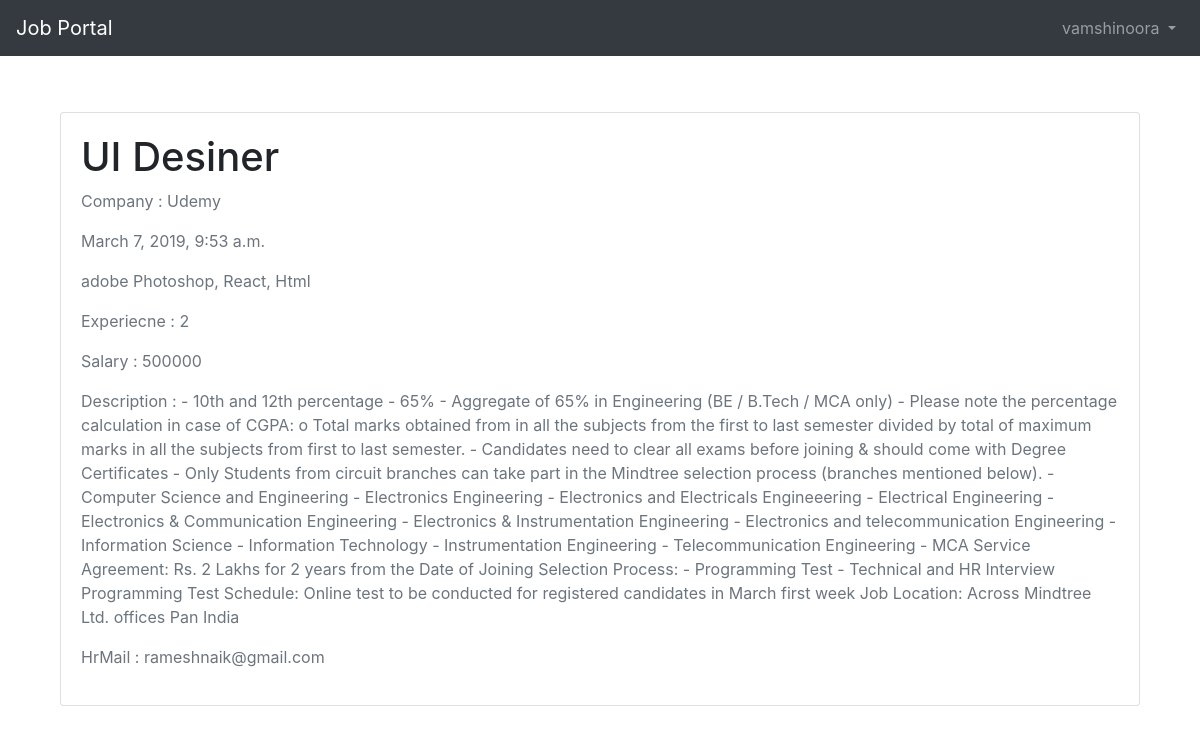
Page /jobs/detail/1/ (signed in) on the committed database.
### users/models.py (models this page shows)
class CustomUser(AbstractUser):
    passing_year = models.PositiveIntegerField(default=2019)

### jobslist/models.py (models this page shows, shortened)
class JobsModel(models.Model):
    JobTitle = models.CharField(max_length=50, null=False, blank=False)
    Company = models.CharField(max_length=20, null=False, blank=False)
    DateAdded = models.DateTimeField(auto_now=True)
    Requirements = models.CharField(max_length=50, null=False, blank=False)
    Experiecne = models.IntegerField(default=0,
                                     validators=[MinValueValidator(0), MaxValueValidator(4)])
    Salary = models.IntegerField(default=150000,
                                 validators=[MinValueValidator(150000), MaxValueValidator(1300000)])
    Description = models.TextField()
    HrMail = models.EmailField(max_length=30)

### jobslist/views.py (the view)
# urls.py: path('jobs/detail/<int:pk>/', JobDetailView.as_view(), name='jbdetail'),
class JobDetailView(LoginRequiredMixin, DetailView):
    login_url = '/users/login/'
    redirect_field_name = 'login'
    model = JobsModel
    template_name = 'jbdetail.html'

### templates/jbdetail.html (shortened to what this page needs)
{% extends 'base.html' %}
{% block content %}
<div class="container"><span><h1>&nbsp;</h1></span></div>
<div class="container" >
  <div class="card bg-#eee text-white">
  <div class="card-body">
<h1 class="text-body">{{jobsmodel.JobTitle }}</h1>
      <p class="text-muted"> Company : {{jobsmodel.Company}} </p>
<p class="text-muted"><span>{{ jobsmodel.DateAdded }}</span></p>
<p class="text-muted">{{  jobsmodel.Requirements}}</p>
<p class="text-muted"> Experiecne : {{jobsmodel.Experiecne}} </p>
      <p class="text-muted"> Salary : {{jobsmodel.Salary}} </p>
      <p class="text-muted"> Description : {{jobsmodel.Description}}</p>
       <p class="text-muted"> HrMail : {{jobsmodel.HrMail}} </p>
     </div>
     </div>
  <br>
</div>
{% endblock content %}

### templates/base.html (shortened to what this page needs)
<!DOCTYPE html>
<html lang="en" dir="ltr">
  <head>
    <link href="https://stackpath.bootstrapcdn.com/bootstrap/4.3.1/css/bootstrap.min.css" rel="stylesheet">
  </head>
  <body>
    <nav class="navbar navbar-expand-md navbar-dark bg-dark mb-􏰆">
    <a class="navbar-brand" href="{% url 'home' %}">Job Portal</a>
  <div class="collapse navbar-collapse" id="navbarCollapse">
    {% if user.is_authenticated %}
      <ul class="navbar-nav ml-auto">
        <li class="nav-item">
          <a class="nav-link dropdown-toggle" href="#" id="userMenu"
            data-toggle="dropdown" aria-haspopup="true"
            aria-expanded="false">
            {{ user.username }}
          </a>
        </li>
      </ul>
    {% else %}
      <form class="form-inline ml-auto">
        <a href="{% url 'login' %}" class="btn btn-outline-secondary"> Log In</a>&nbsp;
        <a href="{% url 'signup' %}" class="btn btn-primary ml-􏰀">Sign up</a>
      </form>
    {% endif %}
  </div>
</nav>
<div class="container">
    {% block content %}
{% endblock content %} </div>
</body>

### rows in the picture
CustomUser: username "vamshinoora"
JobsModel: JobTitle "UI Desiner", Company "Udemy", DateAdded "March 7, 2019, 9:53 a.m.", Requirements "adobe Photoshop, React, Html", Experiecne "2", Salary "500000", Description "- 10th and 12th percentage - 65% - Aggregate of 65% in Engineering (BE / B.Tech / MCA only) - Please note the percentage calculation in case of CGPA: o Total marks obtained from in all the subjects from the first to last semester divided by total of maximum marks in all the subjects from first to last semester. - Candidates need to clear all exams before joining & should come with Degree Certificates - Only Students from circuit branches can take part in the Mindtree selection process (branches mentioned below). - Computer Science and Engineering - Electronics Engineering - Electronics and Electricals Engineeering - Electrical Engineering - Electronics & Communication Engineering -…", HrMail "rameshnaik@gmail.com"
